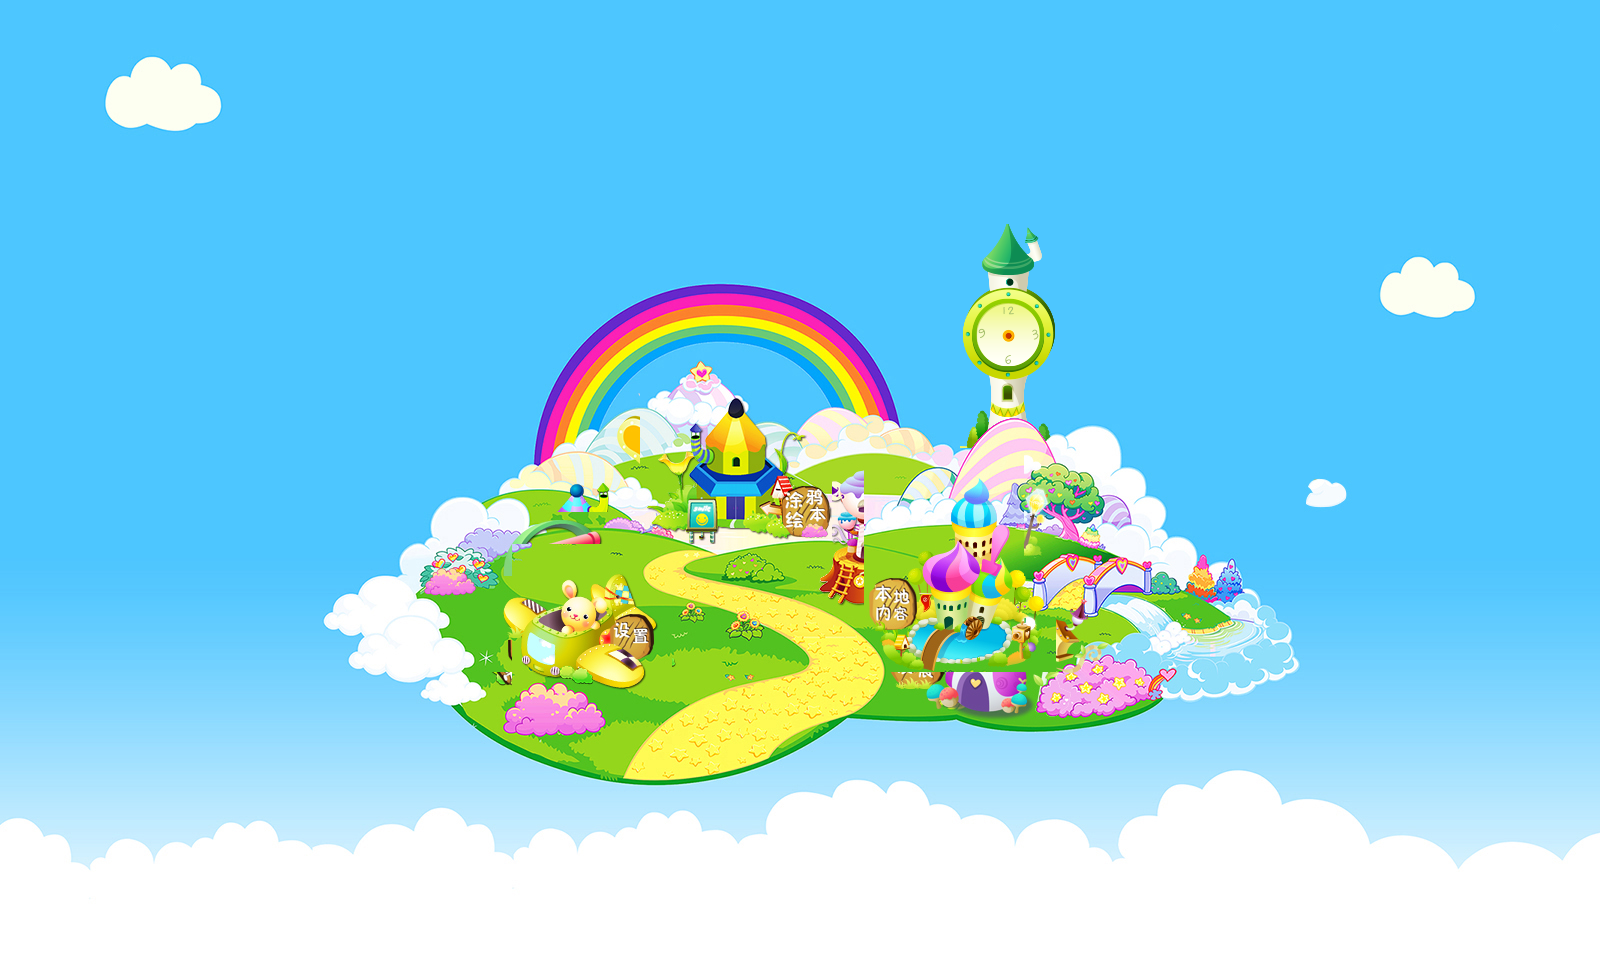

A level layout from a 2D game, rendered from its tile map. Below: a short description, then the map file with tile-grid data replaced by summaries:
An orthogonal 50x30 tile map with 32x32 px tiles, 5 tile layers (bg0, scr1objs1, fan-cover2, scr2objs3, ...), 2 tilesets.

<map version="1.0" orientation="orthogonal" renderorder="right-down" width="50" height="30" tilewidth="32" tileheight="32" nextobjectid="1">
 <tileset firstgid="1" name="bg" tilewidth="32" tileheight="32" tilecount="1500">
  <image source="bg.jpg" trans="ff00ff" width="1600" height="960" />
 </tileset>
 <tileset firstgid="1501" name="buildings" tilewidth="32" tileheight="32" tilecount="432">
  <image source="buildings.png" width="864" height="512" />
 </tileset>
 <layer name="bg0" width="50" height="30">
  <data>[1500 cells, 1500 non-empty, 1500 distinct tile ids]</data>
 </layer>
 <layer name="scr1objs1" width="50" height="30">
  <data>[1500 cells, 195 non-empty, 195 distinct tile ids]</data>
 </layer>
 <layer name="fan-cover2" width="50" height="30">
  <data>[1500 cells, 2 non-empty, 2 distinct tile ids]</data>
 </layer>
 <layer name="scr2objs3" width="50" height="30">
  <data>[1500 cells, 138 non-empty, 138 distinct tile ids]</data>
 </layer>
 <layer name="scr3objs4" width="50" height="30">
  <data>[1500 cells, 90 non-empty, 90 distinct tile ids]</data>
 </layer>
</map>